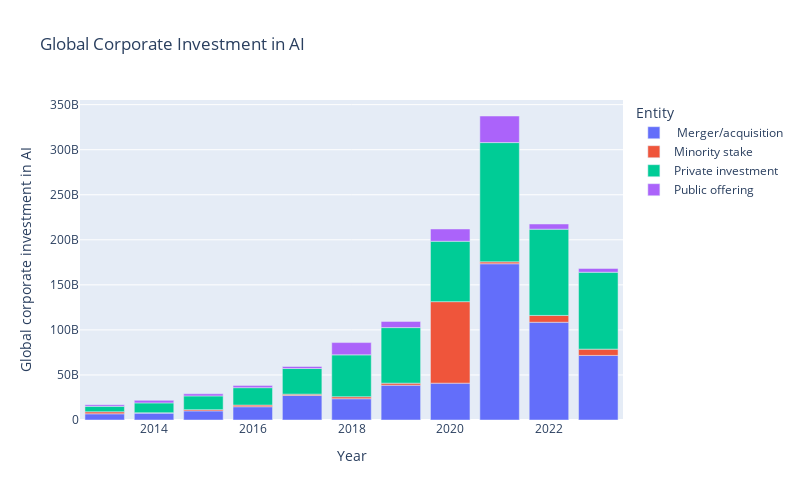

The notebook cell saved with this chart:
### Markdown cell above
3. Add a title to your chart by passing a string as the input `title` into the function `bar`; and customise the size of the figure by using the inputs `height` and `width`. Both have to be integers and correspond to the size of the figure in pixels.

### Code cell
fig = px.bar(df, x='Year', y='Global corporate investment in AI',
             color= 'Entity', 
             height = 500, width = 800,
             title = 'Global Corporate Investment in AI')
fig.show()

### Figure 1 — Plotly figure (JSON) as saved in the notebook; plotly's stock layout.template omitted (floating-point values rounded to 4 significant figures)
{"data": [{"alignmentgroup": "True", "hovertemplate": "Entity= Merger/acquisition<br>Year=%{x}<br>Global corporate investment in AI=%{y}<extra></extra>", "legendgroup": " Merger/acquisition", "marker": {"color": "#636efa", "pattern": {"shape": ""}}, "name": " Merger/acquisition", "offsetgroup": " Merger/acquisition", "orientation": "v", "showlegend": true, "textposition": "auto", "type": "bar", "x": [2013, 2014, 2015, 2016, 2017, 2018, 2019, 2020, 2021, 2022, 2023], "xaxis": "x", "y": [6885993015, 7657417878, 10117764887, 14733541676, 27282738436, 23621531572, 38611936417, 40874040917, 173420000000, 108478675310, 71686118250], "yaxis": "y"}, {"alignmentgroup": "True", "hovertemplate": "Entity=Minority stake<br>Year=%{x}<br>Global corporate investment in AI=%{y}<extra></extra>", "legendgroup": "Minority stake", "marker": {"color": "#EF553B", "pattern": {"shape": ""}}, "name": "Minority stake", "offsetgroup": "Minority stake", "orientation": "v", "showlegend": true, "textposition": "auto", "type": "bar", "x": [2013, 2014, 2015, 2016, 2017, 2018, 2019, 2020, 2021, 2022, 2023], "xaxis": "x", "y": [2244926777, 389166230, 1349035318, 1817701310, 1426042649, 2168993991, 2278771982, 90479882584, 2110000000, 7583137170, 6963184542], "yaxis": "y"}, {"alignmentgroup": "True", "hovertemplate": "Entity=Private investment<br>Year=%{x}<br>Global corporate investment in AI=%{y}<extra></extra>", "legendgroup": "Private investment", "marker": {"color": "#00cc96", "pattern": {"shape": ""}}, "name": "Private investment", "offsetgroup": "Private investment", "orientation": "v", "showlegend": true, "textposition": "auto", "type": "bar", "x": [2013, 2014, 2015, 2016, 2017, 2018, 2019, 2020, 2021, 2022, 2023], "xaxis": "x", "y": [6013612143, 10942438702, 15262391101, 19339890338, 28432416231, 46509274133, 61664629720, 67027564025, 132360000000, 95738264144, 85363484565], "yaxis": "y"}, {"alignmentgroup": "True", "hovertemplate": "Entity=Public offering<br>Year=%{x}<br>Global corporate investment in AI=%{y}<extra></extra>", "legendgroup": "Public offering", "marker": {"color": "#ab63fa", "pattern": {"shape": ""}}, "name": "Public offering", "offsetgroup": "Public offering", "orientation": "v", "showlegend": true, "textposition": "auto", "type": "bar", "x": [2013, 2014, 2015, 2016, 2017, 2018, 2019, 2020, 2021, 2022, 2023], "xaxis": "x", "y": [1802920468, 2804286069, 2343663053, 2291884261, 2244082619, 13618260779, 6899909582, 13621190377, 29510000000, 5740592241, 4206368184], "yaxis": "y"}], "layout": {"barmode": "relative", "height": 500, "legend": {"title": {"text": "Entity"}, "tracegroupgap": 0}, "title": {"text": "Global Corporate Investment in AI"}, "width": 800, "xaxis": {"anchor": "y", "domain": [0, 1], "title": {"text": "Year"}}, "yaxis": {"anchor": "x", "domain": [0, 1], "title": {"text": "Global corporate investment in AI"}}}}
